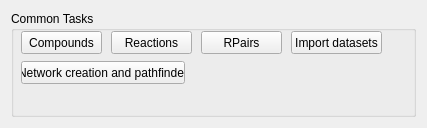
<ui version="4.0" >
 <class>CommonsWidgetClass</class>
 <widget class="QDockWidget" name="CommonsWidgetClass" >
  <property name="geometry" >
   <rect>
    <x>0</x>
    <y>0</y>
    <width>413</width>
    <height>128</height>
   </rect>
  </property>
  <property name="allowedAreas" >
   <set>Qt::BottomDockWidgetArea|Qt::NoDockWidgetArea|Qt::RightDockWidgetArea|Qt::TopDockWidgetArea</set>
  </property>
  <property name="windowTitle" >
   <string>Common actions</string>
  </property>
  <widget class="QWidget" name="widget" >
   <layout class="QVBoxLayout" >
    <item>
     <widget class="QGroupBox" name="groupBox" >
      <property name="minimumSize" >
       <size>
        <width>405</width>
        <height>90</height>
       </size>
      </property>
      <property name="title" >
       <string>Common Tasks</string>
      </property>
      <widget class="QPushButton" name="pushButton_4" >
       <property name="geometry" >
        <rect>
         <x>280</x>
         <y>20</y>
         <width>91</width>
         <height>23</height>
        </rect>
       </property>
       <property name="text" >
        <string>Import datasets</string>
       </property>
      </widget>
      <widget class="QPushButton" name="pushButton_6" >
       <property name="geometry" >
        <rect>
         <x>10</x>
         <y>50</y>
         <width>164</width>
         <height>23</height>
        </rect>
       </property>
       <property name="text" >
        <string>Network creation and pathfinder</string>
       </property>
      </widget>
      <widget class="QPushButton" name="pushButton_3" >
       <property name="geometry" >
        <rect>
         <x>190</x>
         <y>20</y>
         <width>81</width>
         <height>23</height>
        </rect>
       </property>
       <property name="sizePolicy" >
        <sizepolicy vsizetype="Preferred" hsizetype="Minimum" >
         <horstretch>0</horstretch>
         <verstretch>0</verstretch>
        </sizepolicy>
       </property>
       <property name="text" >
        <string>RPairs</string>
       </property>
      </widget>
      <widget class="QPushButton" name="pushButton_5" >
       <property name="geometry" >
        <rect>
         <x>10</x>
         <y>20</y>
         <width>81</width>
         <height>23</height>
        </rect>
       </property>
       <property name="sizePolicy" >
        <sizepolicy vsizetype="Preferred" hsizetype="Minimum" >
         <horstretch>0</horstretch>
         <verstretch>0</verstretch>
        </sizepolicy>
       </property>
       <property name="text" >
        <string>Compounds</string>
       </property>
      </widget>
      <widget class="QPushButton" name="pushButton_13" >
       <property name="geometry" >
        <rect>
         <x>100</x>
         <y>20</y>
         <width>81</width>
         <height>23</height>
        </rect>
       </property>
       <property name="sizePolicy" >
        <sizepolicy vsizetype="Preferred" hsizetype="Minimum" >
         <horstretch>0</horstretch>
         <verstretch>0</verstretch>
        </sizepolicy>
       </property>
       <property name="text" >
        <string>Reactions</string>
       </property>
      </widget>
     </widget>
    </item>
   </layout>
  </widget>
 </widget>
 <layoutdefault spacing="6" margin="11" />
 <resources/>
 <connections/>
</ui>
